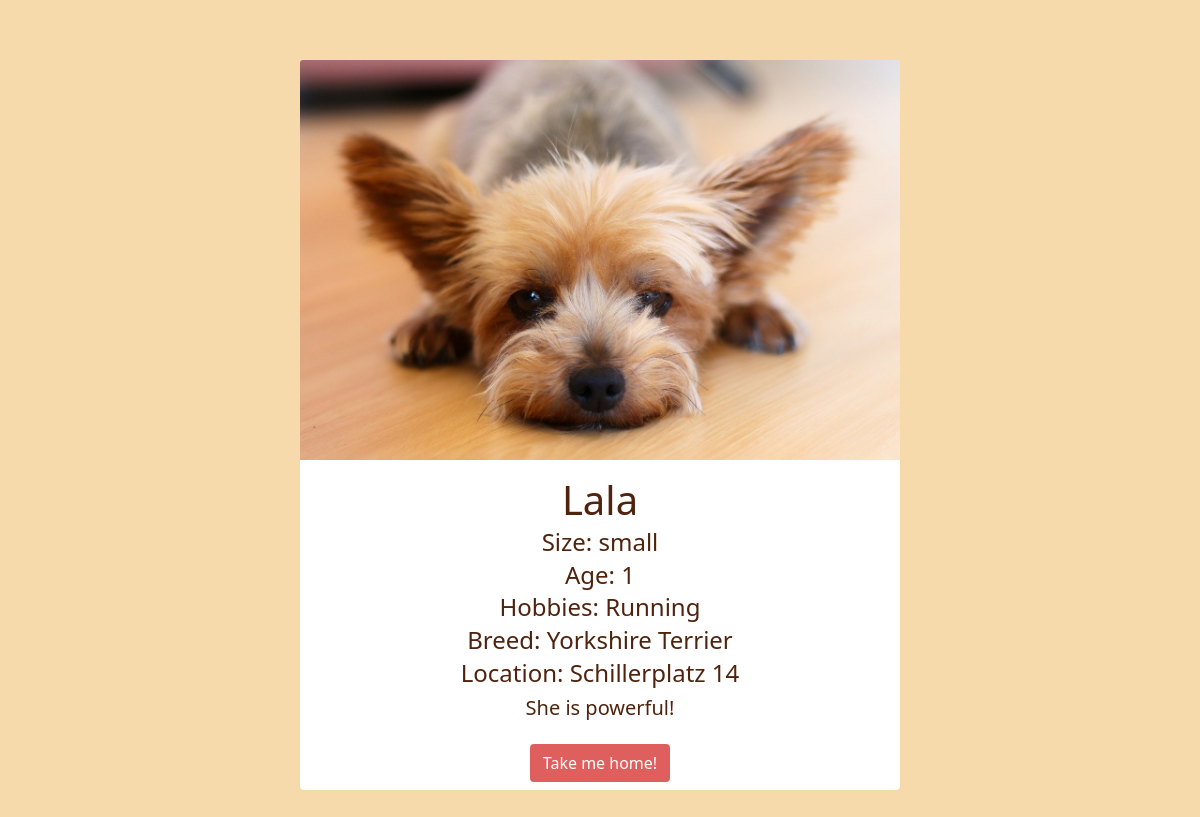
The app's page /animals/detail.php?id=30 (signed in) with its own data.
### tables this page shows
CREATE TABLE `pet` (
  `pet_id` int(11) NOT NULL,
  `pet_name` varchar(255) NOT NULL,
  `picture` varchar(255) NOT NULL,
  `location` varchar(255) NOT NULL,
  `size` varchar(255) NOT NULL,
  `age` int(11) NOT NULL,
  `hobbies` varchar(255) NOT NULL,
  `breed` varchar(255) NOT NULL,
  `description` varchar(255) DEFAULT NULL,
  `pet_status` varchar(15) NOT NULL DEFAULT 'not adopted'
);

### animals/detail.php (the view, shortened to what this page needs)
<?php
require_once '../components/db_connect.php';
if ($_GET['id']) {
    $id = $_GET['id'];
    $sql = "SELECT * FROM pet WHERE pet_id = {$id}";
    $result = mysqli_query($connect, $sql);
    if (mysqli_num_rows($result) == 1) {
        $data = mysqli_fetch_assoc($result);
        $name = $data['pet_name'];
        $location = $data['location'];
        $size = $data['size'];
        $age = $data['age'];
        $hobbies = $data['hobbies'];
        $breed = $data['breed'];
        $picture = $data['picture'];
        $description = $data["description"];
    } else {
        header("location: error.php");
    }
}
?>
<!DOCTYPE html>
<html lang="en">
<head>
    <?php require_once '../components/boot.php' ?>
</head>
<body>
    <div class=container>
        <div class="col-lg-12 col-md-12 col-sm-12">
            <div class="card border-0">
                <img src="pictures/<?= $picture ?>" class="card-img-top" alt="animal">
                <div class="card-body">
                    <h1 class="card-title text-center"><?= $name ?></h1>
                    <h4 class="card-subtitle mb-2">Size: <?= $size ?></h4>
                    <h4 class="card-subtitle mb-2">Age: <?= $age ?></h4>
                    <h4 class="card-subtitle mb-2">Hobbies: <?= $hobbies ?></h4>
                    <h4 class="card-subtitle mb-2">Breed: <?= $breed ?></h4>
                    <h4 class="card-subtitle mb-2">Location: <?= $location ?></h4>
                    <h5 class="card-text"><?= $description ?></h5>
                </div>
                <center>
                    <a href="../adoption/adoption.php?id=<?= $id ?>"><button class="btn take m-2" type="button">Take me home!</button></a>
                </center>
            </div>
        </div>
    </div>
</body>
</html>

### components/boot.php (style rules this page uses)
body { background-color: rgb(247, 218, 171); }

### animals/detail.php (style rules this page uses)
.container { margin-top: 5vw; margin-bottom: 5vw; width: 80vw; min-width: 250px; color: rgb(79, 35, 13); }
.card { margin: auto; width: 50vw; min-width: 250px; color: rgb(79, 35, 13); text-align: center; }
.take { background-color: #DF5E5E; color: white; }

### records on screen
pet: picture (picture), pet_name "Lala", size "small", age "1", hobbies "Running", breed "Yorkshire Terrier", location "Schillerplatz 14", description "She is powerful!"
